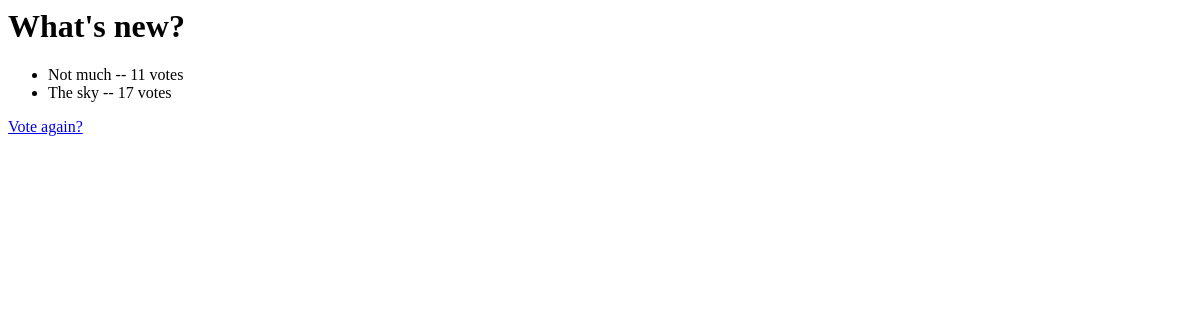
/polls/1/results/, run on an earlier commit of the app's database.
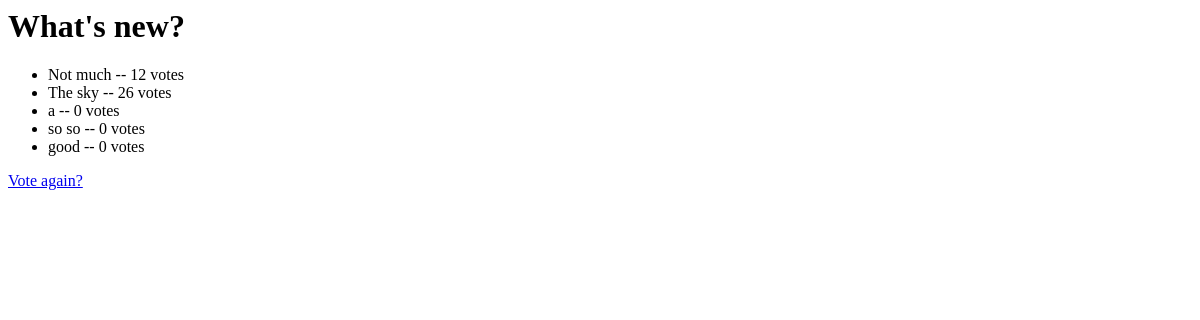
And on a later commit of the database.
### polls/models.py (models this page shows, shortened)
class Choice(models.Model):
    question = models.ForeignKey(Question, on_delete=models.CASCADE)
    choice_text = models.CharField(max_length=200)
    votes = models.IntegerField(default=0)

### polls/views.py (the view)
# urls.py: path('<int:pk>/results/', views.ResultsView.as_view(), name='results'),
class ResultsView(generic.DetailView):
    model = Question
    template_name = "polls/results.html"

### polls/templates/polls/results.html
<h1>{{ question.question_text }}</h1>
<ul>
{% for choice in question.choice_set.all %}
    <li>{{ choice.choice_text }} -- {{ choice.votes }} vote{{ choice.votes|pluralize }}</li>
{% endfor %}
</ul>
<a href="{% url 'polls:detail' question.id %}">Vote again?</a>

What changed in the data, as far as the page shows it:
changed Choice "Not much": votes "11" → "12"
changed Choice "The sky": votes "17" → "26"
added Choice: choice_text "a", votes "0"
added Choice: choice_text "so so", votes "0"
added Choice: choice_text "good", votes "0"
